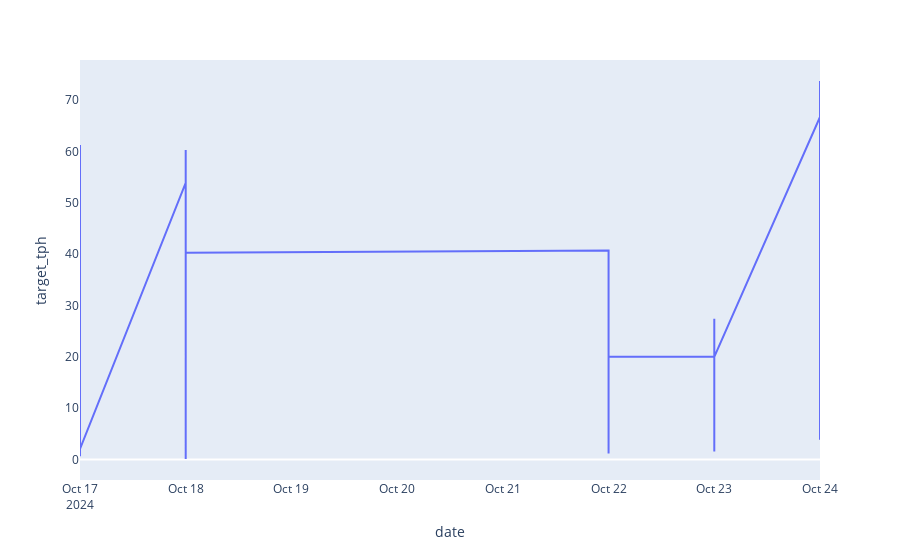

Notebook source saved alongside this figure:
### Code cell
fig=px.line(x=date, y=df['savings'],labels={'x': 'date','y':'target_tph'})
fig.update_layout(xaxis_showgrid=False,yaxis_showgrid=False)

### Figure 1 — Plotly figure (JSON) as saved in the notebook; plotly's stock layout.template omitted (floating-point values rounded to 4 significant figures; data arrays with more than 128 entries replaced by an {"elided": "..."} marker saying what was removed)
{"data": [{"hovertemplate": "date=%{x}<br>target_tph=%{y}<extra></extra>", "legendgroup": "", "line": {"color": "#636efa", "dash": "solid"}, "marker": {"symbol": "circle"}, "mode": "lines", "name": "", "orientation": "v", "showlegend": false, "type": "scatter", "x": {"elided": "962 str values"}, "xaxis": "x", "y": {"elided": "962 float values"}, "yaxis": "y"}], "layout": {"legend": {"tracegroupgap": 0}, "margin": {"t": 60}, "xaxis": {"anchor": "y", "domain": [0, 1], "showgrid": false, "title": {"text": "date"}}, "yaxis": {"anchor": "x", "domain": [0, 1], "showgrid": false, "title": {"text": "target_tph"}}}}
